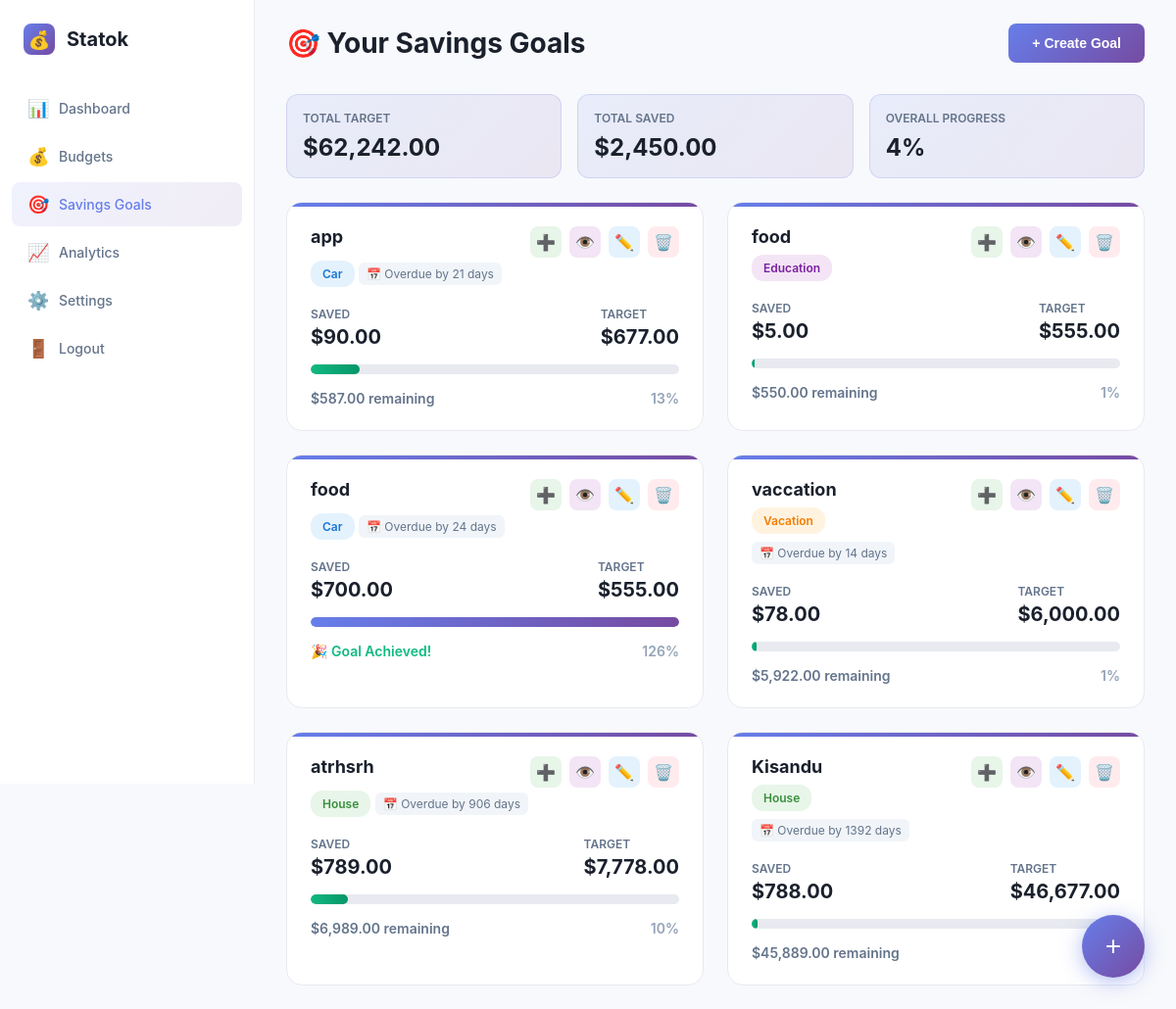
Screenshot of /public/savings.php (signed in) with the database file from the repository.
### tables this page shows
CREATE TABLE savings_goals (
    id INTEGER PRIMARY KEY AUTOINCREMENT,
    user_id INTEGER NOT NULL,
    name TEXT NOT NULL,
    target_amount REAL NOT NULL,
    current_amount REAL DEFAULT 0,
    deadline TEXT,
    category TEXT NOT NULL,
    description TEXT,
    created_date TEXT NOT NULL,
    FOREIGN KEY (user_id) REFERENCES users(id) ON DELETE CASCADE
);

### public/savings.php (the view, shortened to what this page needs)
<?php
$user_id = $_SESSION['user_id'];
try {
    $db = new PDO('sqlite:' .__DIR__ . '/../db/database.db');
    $db->setAttribute(PDO::ATTR_ERRMODE, PDO::ERRMODE_EXCEPTION);
} catch(PDOException $e) {
    die("Connection failed: " . $e->getMessage());
}
$db->exec('CREATE TABLE IF NOT EXISTS savings_goals (
    id INTEGER PRIMARY KEY AUTOINCREMENT,
    user_id INTEGER NOT NULL,
    name TEXT NOT NULL,
    target_amount REAL NOT NULL,
    current_amount REAL DEFAULT 0,
    deadline TEXT,
    category TEXT NOT NULL,
    description TEXT,
    created_date TEXT NOT NULL,
    FOREIGN KEY (user_id) REFERENCES users(id) ON DELETE CASCADE
)');
$db->exec('CREATE TABLE IF NOT EXISTS savings_transactions (
    id INTEGER PRIMARY KEY AUTOINCREMENT,
    goal_id INTEGER NOT NULL,
    amount REAL NOT NULL,
    transaction_type TEXT NOT NULL,
    description TEXT,
    date TEXT NOT NULL,
    FOREIGN KEY (goal_id) REFERENCES savings_goals(id) ON DELETE CASCADE
)');
$stmt = $db->prepare('
    SELECT * FROM savings_goals
    WHERE user_id = :uid
    ORDER BY created_date DESC
');
$stmt->execute([':uid' => $user_id]);
$goals = $stmt->fetchAll(PDO::FETCH_ASSOC);
?>
<!DOCTYPE html>
<html lang="en">
<head>
</head>
<body>
    <aside class="sidebar">
        <div class="logo">
            <div class="logo-icon">💰</div>
            <div class="logo-text">Statok</div>
        </div>
        <ul class="nav-menu">
            <li class="nav-item">
                <a href="dashboard.php" class="nav-link">
                    <span class="nav-icon">📊</span>
                    Dashboard
                </a>
            </li>
            <li class="nav-item">
                <a href="budgets.php" class="nav-link">
                    <span class="nav-icon">💰</span>
                    Budgets
                </a>
            </li>
            <li class="nav-item">
                <a href="savings.php" class="nav-link active">
                    <span class="nav-icon">🎯</span>
                    Savings Goals
                </a>
            </li>
            <li class="nav-item">
                <a href="nalytics.php" class="nav-link">
                    <span class="nav-icon">📈</span>
                    Analytics
                </a>
            </li>
            <li class="nav-item">
                <a href="setting.php" class="nav-link">
                    <span class="nav-icon">⚙️</span>
                    Settings
                </a>
            </li>
            <li class="nav-item">
                <a href="logout.php" class="nav-link">
                    <span class="nav-icon">🚪</span>
                    Logout
                </a>
            </li>
        </ul>
    </aside>
    <main class="main-content">
        <div class="top-bar">
            <div class="page-title">🎯 Your Savings Goals</div>
            <button class="btn btn-primary" onclick="openModal('createGoal')">
                + Create Goal
            </button>
        </div>
        <?php if (count($goals) > 0):
            $totalTarget = array_sum(array_column($goals, 'target_amount'));
            $totalSaved = array_sum(array_column($goals, 'current_amount'));
            $overallProgress = $totalTarget > 0 ? ($totalSaved / $totalTarget) * 100 : 0;
        ?>
        <div class="stats-row">
            <div class="stat-card">
                <div class="stat-label">Total Target</div>
                <div class="stat-value">$<?php echo number_format($totalTarget, 2); ?></div>
            </div>
            <div class="stat-card">
                <div class="stat-label">Total Saved</div>
                <div class="stat-value">$<?php echo number_format($totalSaved, 2); ?></div>
            </div>
            <div class="stat-card">
                <div class="stat-label">Overall Progress</div>
                <div class="stat-value"><?php echo round($overallProgress); ?>%</div>
            </div>
        </div>
        <div class="goals-grid">
            <?php foreach ($goals as $goal):
                $percentage = $goal['target_amount'] > 0 ? ($goal['current_amount'] / $goal['target_amount']) * 100 : 0;
                $remaining = $goal['target_amount'] - $goal['current_amount'];
                $isComplete = $percentage >= 100;
                $catClass = 'cat-' . strtolower(str_replace([' ', '&'], '', $goal['category']));
                $daysRemaining = null;
                $isUrgent = false;
                if ($goal['deadline']) {
                    $deadline = new DateTime($goal['deadline']);
                    $today = new DateTime();
                    $diff = $today->diff($deadline);
                    $daysRemaining = $diff->days;
                    if ($deadline < $today) {
                        $daysRemaining = -$daysRemaining;
                    }
                    $isUrgent = $daysRemaining <= 30 && $daysRemaining >= 0;
                }
            ?>
            <div class="goal-card">
                <div class="goal-header">
                    <div class="goal-info">
                        <h3><?php echo htmlspecialchars($goal['name']); ?></h3>
                        <span class="category-badge <?php echo $catClass; ?>"><?php echo htmlspecialchars($goal['category']); ?></span>
                        <?php if ($goal['deadline']): ?>
                        <div class="deadline-badge <?php echo $isUrgent ? 'deadline-urgent' : ''; ?>">
                            📅 <?php
                                if ($daysRemaining < 0) {
                                    echo 'Overdue by ' . abs($daysRemaining) . ' days';
                                } elseif ($daysRemaining == 0) {
                                    echo 'Due today';
                                } else {
                                    echo $daysRemaining . ' days left';
                                }
                            ?>
                        </div>
                        <?php endif; ?>
                    </div>
                    <div class="goal-actions">
                        <button class="btn-mini btn-add" onclick="openAddTransaction(<?php echo $goal['id']; ?>)" title="Add Transaction">➕</button>
                        <button class="btn-mini btn-view" onclick="window.location.href='?view=<?php echo $goal['id']; ?>'" title="View Transactions">👁️</button>
                        <button class="btn-mini btn-edit" onclick="window.location.href='?edit=<?php echo $goal['id']; ?>'" title="Edit">✏️</button>
                        <form method="POST" style="display: inline;" onsubmit="return confirm('Delete this goal and all its transactions?');">
                            <button type="submit" class="btn-mini btn-delete" title="Delete">🗑️</button>
                        </form>
                    </div>
                </div>
                <div class="goal-amounts">
                    <div class="amount-item">
                        <span class="amount-label">Saved</span>
                        <span class="amount-value">$<?php echo number_format($goal['current_amount'], 2); ?></span>
                    </div>
                    <div class="amount-item">
                        <span class="amount-label">Target</span>
                        <span class="amount-value">$<?php echo number_format($goal['target_amount'], 2); ?></span>
                    </div>
                </div>
                <div class="progress-bar">
                    <div class="progress-fill <?php echo $isComplete ? 'progress-complete' : ''; ?>" style="width: <?php echo min($percentage, 100); ?>%"></div>
                </div>
                <div class="goal-status">
                    <span class="<?php echo $isComplete ? 'status-complete' : 'status-remaining'; ?>">
                        <?php if ($isComplete): ?>
                            🎉 Goal Achieved!
                        <?php else: ?>
                            $<?php echo number_format($remaining, 2); ?> remaining
                        <?php endif; ?>
                    </span>
                    <span style="color: #94a3b8;"><?php echo round($percentage); ?>%</span>
                </div>
            </div>
            <?php endforeach; ?>
        </div>
        <?php endif; ?>
    </main>
    <button class="fab" onclick="openModal('createGoal')" title="Create New Goal">+</button>
</body>
</html>

### rows the page displays
savings_goals: name "app", category "Car", deadline "21", current_amount "90.00", target_amount "677.00", remaining "587.00", percentage "13"
savings_goals: name "food", category "Education", current_amount "5.00", target_amount "555.00", remaining "550.00", percentage "1"
savings_goals: name "food", category "Car", deadline "24", current_amount "700.00", target_amount "555.00", shows "🎉 Goal Achieved!", percentage "126"
savings_goals: name "vaccation", category "Vacation", deadline "14", current_amount "78.00", target_amount "6,000.00", remaining "5,922.00", percentage "1"
savings_goals: name "atrhsrh", category "House", deadline "906", current_amount "789.00", target_amount "7,778.00", remaining "6,989.00", percentage "10"
savings_goals: name "Kisandu", category "House", deadline "1392", current_amount "788.00", target_amount "46,677.00", remaining "45,889.00"

### other values shown
$totalTarget "62,242.00"
$totalSaved "2,450.00"
$overallProgress "4"
